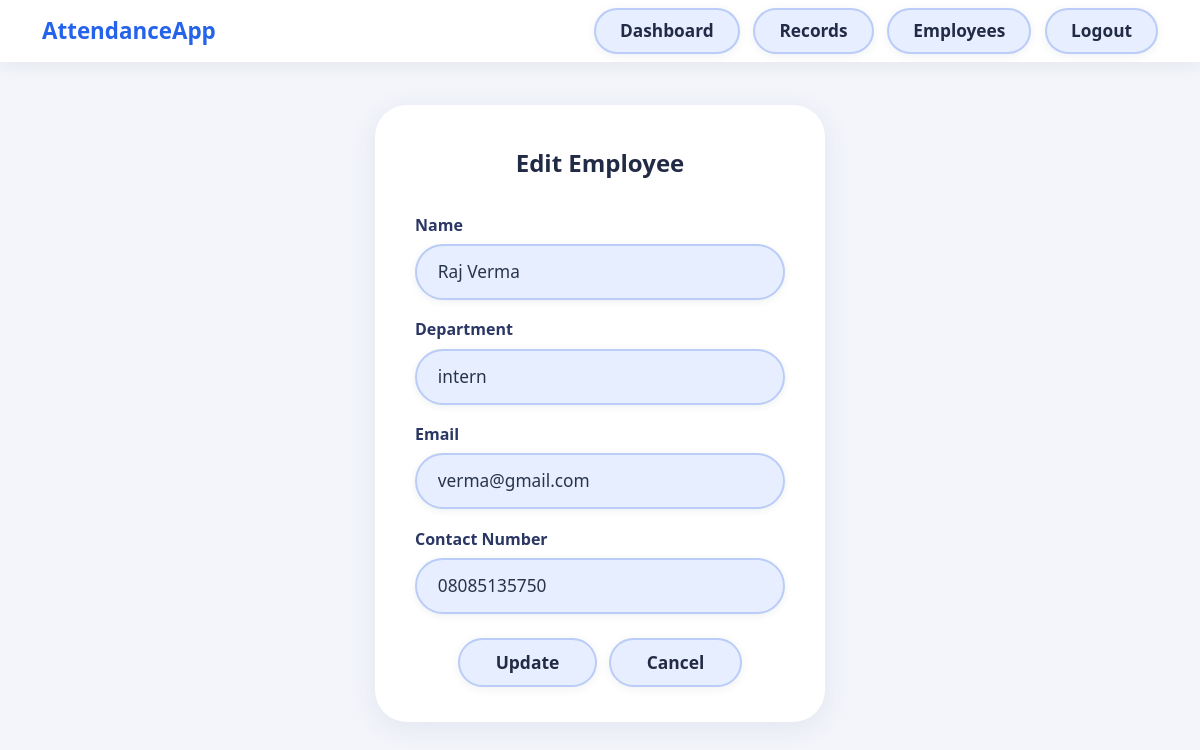
The app's page /employee/edit/2 (signed in) with its own data.
### models.py (models this page shows)
class Employee(db.Model):
    id = db.Column(db.Integer, primary_key=True)
    name = db.Column(db.String(150), nullable=False)
    department = db.Column(db.String(100), nullable=False)
    email = db.Column(db.String(150), nullable=False)
    contact = db.Column(db.String(20), nullable=False)
    face_data_folder = db.Column(db.String(200))
    attendances = db.relationship(
        'Attendance',
        backref='employee',
        lazy=True,
        cascade='all, delete-orphan',
        passive_deletes=True
    )

### app.py (the view, shortened to what this page needs)
@app.route("/employee/edit/<int:id>", methods=["GET", "POST"])
@login_required
def edit_employee(id):
    emp = Employee.query.get_or_404(id)
    return render_template("employee_form.html", employee=emp)

### app.py (called while the page is built)
@login_manager.user_loader
def load_user(user_id):
    return db.session.get(Admin, int(user_id))

### templates/employee_form.html (shortened to what this page needs)
{% extends 'base.html' %}
{% block content %}
<div class="form-card">
  <h4>{{ 'Edit Employee' if employee else 'Add New Employee' }}</h4>
  <form method="POST" autocomplete="off">
    <label for="name" class="form-label">Name</label>
    <input type="text" class="form-control" id="name" name="name"
           value="{{ employee.name if employee else '' }}" required
           placeholder="Enter name">
    <label for="department" class="form-label">Department</label>
    <input type="text" class="form-control" id="department" name="department"
           value="{{ employee.department if employee else '' }}" required
           placeholder="Enter department">
    <label for="email" class="form-label">Email</label>
    <input type="email" class="form-control" id="email" name="email"
           value="{{ employee.email if employee else '' }}" required
           placeholder="Enter email address">
    <label for="contact" class="form-label">Contact Number</label>
    <input type="text" class="form-control" id="contact" name="contact"
           value="{{ employee.contact if employee else '' }}" required
           placeholder="Enter contact number">
    <div class="mt-4 text-center">
      <button type="submit" class="btn-form">
        {{ 'Update' if employee else 'Save' }}
      </button>
      <a href="{{ url_for('dashboard') }}" class="btn-form">Cancel</a>
    </div>
  </form>
</div>
{% endblock %}

### templates/base.html (style rules this page uses)
body { background: #f3f5fa; }

### templates/employee_form.html (style rules this page uses)
.form-card { background: #fff; border-radius: 32px; box-shadow: 0 6px 28px rgba(54,74,146,0.09); padding: 2.7rem 2.5rem 2.2rem; margin-top: 2.7rem; max-width: 450px; margin-left: auto; margin-right: auto; }
.form-card h4 { font-size: 1.5rem; font-weight: 700; text-align: center; margin-bottom: 2.2rem; color: #222b45; }
.form-label { font-weight: 600; color: #2a3664; margin-bottom: .46rem; display:block; }
.form-control { border-radius: 32px; background: #e6eeff; border: 2px solid #baccf7; box-shadow: 0 2px 7px rgba(44,62,80,0.08); padding: 0.81rem 1.3rem; font-size: 1.08rem; color: #28344a; font-weight: 500; margin-bottom: 1.1rem; outline: none; transition: border 0.15s, background 0.15s; width: 100%; }
.btn-form { background:#e6eeff; color:#222b45; border: 2px solid #baccf7; border-radius: 99px; font-weight: 600; padding: .59rem 2.2rem; font-size: 1.09rem; box-shadow: 0 2px 10px rgba(44,62,80,0.07); margin-right: .55rem; text-decoration: none !important; display:inline-block; transition:background .17s, border .17s, color .17s; }
.btn-form:last-child { margin-right: 0; }

### records on screen
Employee: name "Raj Verma", department "intern", email "verma@gmail.com", contact "08085135750"

### other values on screen
{{ 'Edit Employee' if employee else 'Add New Employee' }} "Edit Employee"
{{ 'Update' if employee else 'Save' }} "Update"
